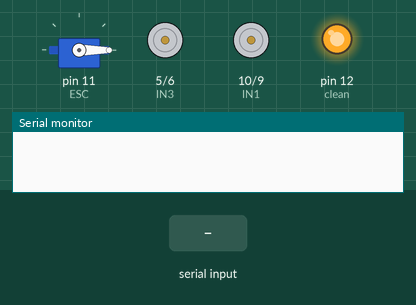
Simulated run of this sketch. Board: Arduino Uno, built with avr-gcc and run on an emulated ATmega328P. On the bench: servo, motor-driver pin pairs drawn as motors (green arrow = first pin HIGH = forward, orange = second pin HIGH = backward, longer = more drive), output pins drawn as LEDs (lit = HIGH), the last lines printed to the serial monitor. Inputs (shaded band) come from the test bench.

Above: at 1.2 s.
1.3 s: "G" received over Serial
At 2.5 s:
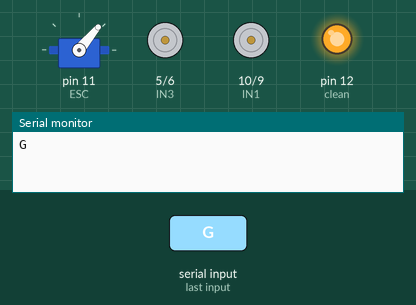
2.8 s: "I" received over Serial
At 3.6 s:
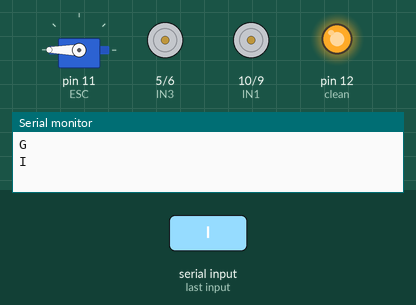
4.3 s: "F" received over Serial
At 4.9 s:
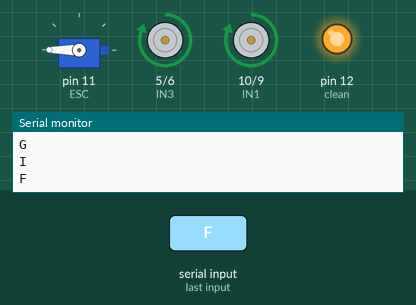
5.8 s: "B" received over Serial
At 7.0 s:
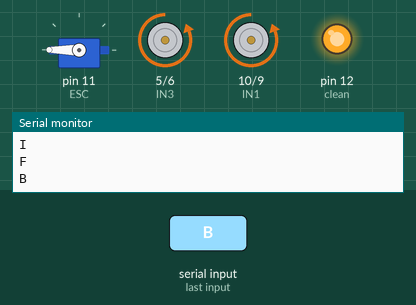
7.3 s: "R" received over Serial
At 8.4 s:
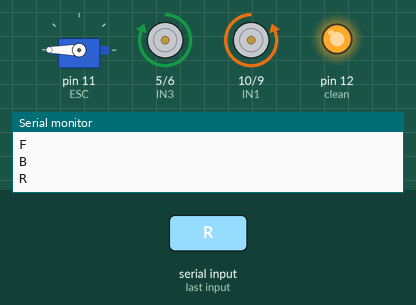
8.8 s: "L" received over Serial
At 9.4 s:
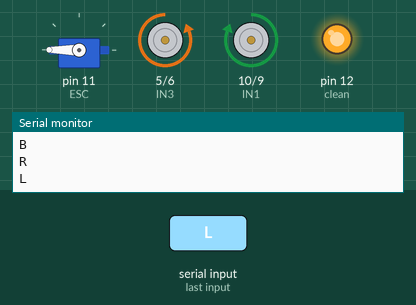
Timing chart, 0 to 11.3 s (numbered marks = the images above; inputs shaded):
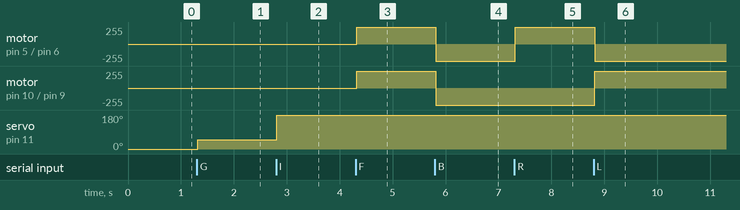

The sketch:

Window_cleaning_bot.ino
```cpp
#include <Servo.h>

Servo ESC;
char t;
int IN1=10;
int IN2=9;
int IN3=5;
int IN4=6;
int clean=12;

void setup() {
  pinMode(IN1, OUTPUT);
  pinMode(IN2, OUTPUT);
  pinMode(IN3, OUTPUT);
  pinMode(IN4, OUTPUT);
  pinMode(clean, OUTPUT);

  ESC.attach(11, 1000, 2000);
  Serial.begin(9600);
  digitalWrite(IN1, LOW);
  digitalWrite(IN2, LOW);
  digitalWrite(IN3, LOW);
  digitalWrite(IN4, LOW);
  digitalWrite(clean, HIGH);
  ESC.write(0);
}

void loop() {
  if (Serial.available() > 0) {
    t = Serial.read();
    Serial.println(t);
  }
  else if (t == 'G'){
    ESC.write(50);
  }
  else if (t == 'I'){
    ESC.write(180);
  }
  else if (t == 'F') {
     digitalWrite(IN1,HIGH);
     digitalWrite(IN2,LOW);
     digitalWrite(IN3,HIGH);
     digitalWrite(IN4,LOW);
  } else if (t == 'B') {
     digitalWrite(IN1,LOW);
     digitalWrite(IN2,HIGH);
     digitalWrite(IN3,LOW);
     digitalWrite(IN4,HIGH);
  } else if (t == 'R') {
     digitalWrite(IN1,LOW);
     digitalWrite(IN2,HIGH);
     digitalWrite(IN3,HIGH);
     digitalWrite(IN4,LOW);
  } else if (t == 'L') {
     digitalWrite(IN1,HIGH);
     digitalWrite(IN2,LOW);
     digitalWrite(IN3,LOW);
     digitalWrite(IN4,HIGH);
  } else if (t == 'H') {
     digitalWrite(clean, LOW);
  } else if (t == 'J') {
     digitalWrite(clean, HIGH);
     ESC.write(0);
  } else {
    digitalWrite(IN1, LOW);
    digitalWrite(IN2, LOW);
    digitalWrite(IN3, LOW);
    digitalWrite(IN4, LOW);
  }

  delay(10);
}
```

Measured:
- after the input at 1.3 s, servo on pin 11 (ESC): 0° → 50° at once
- after the input at 2.8 s, servo on pin 11 (ESC): 50° → 180° at once
- after the input at 4.3 s, motor on pin 5 (IN3) / pin 6 (IN4), motor on pin 10 (IN1) / pin 9 (IN2): stopped → forward 255/255 at once
- after the input at 5.8 s, motor on pin 5 (IN3) / pin 6 (IN4), motor on pin 10 (IN1) / pin 9 (IN2): forward 255/255 → backward 255/255 at once
- after the input at 7.3 s, motor on pin 5 (IN3) / pin 6 (IN4): backward 255/255 → forward 255/255 at once
- after the input at 8.8 s, motor on pin 5 (IN3) / pin 6 (IN4): forward 255/255 → backward 255/255 at once; motor on pin 10 (IN1) / pin 9 (IN2): backward 255/255 → forward 255/255 at once
